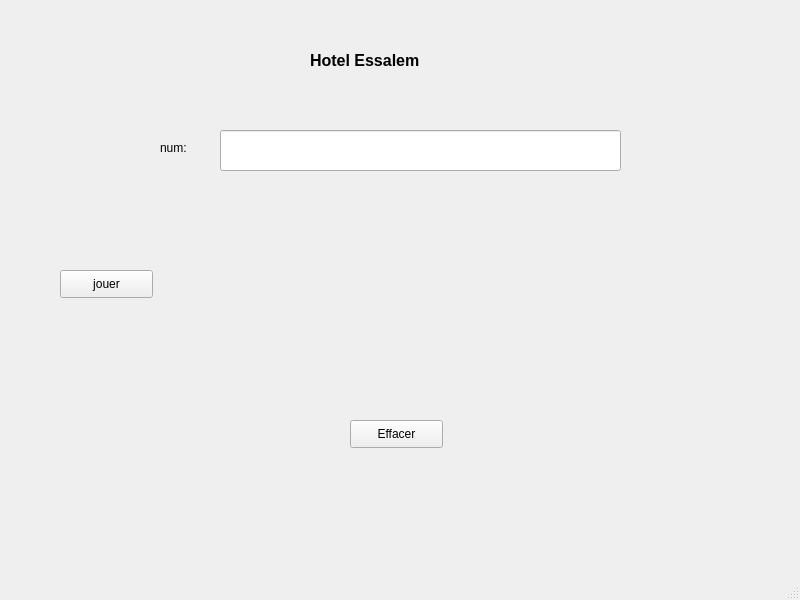
<?xml version="1.0" encoding="UTF-8"?>
<ui version="4.0">
 <class>MainWindow</class>
 <widget class="QMainWindow" name="MainWindow">
  <property name="geometry">
   <rect>
    <x>0</x>
    <y>0</y>
    <width>800</width>
    <height>600</height>
   </rect>
  </property>
  <property name="windowTitle">
   <string>MainWindow</string>
  </property>
  <widget class="QWidget" name="centralwidget">
   <widget class="QLabel" name="label">
    <property name="geometry">
     <rect>
      <x>310</x>
      <y>30</y>
      <width>471</width>
      <height>61</height>
     </rect>
    </property>
    <property name="text">
     <string>&lt;html&gt;&lt;head/&gt;&lt;body&gt;&lt;p&gt;&lt;span style=&quot; font-size:12pt; font-weight:600;&quot;&gt;Hotel Essalem&lt;/span&gt;&lt;/p&gt;&lt;/body&gt;&lt;/html&gt;</string>
    </property>
   </widget>
   <widget class="QLineEdit" name="a">
    <property name="geometry">
     <rect>
      <x>220</x>
      <y>130</y>
      <width>401</width>
      <height>41</height>
     </rect>
    </property>
   </widget>
   <widget class="QPushButton" name="b">
    <property name="geometry">
     <rect>
      <x>60</x>
      <y>270</y>
      <width>93</width>
      <height>28</height>
     </rect>
    </property>
    <property name="text">
     <string>jouer</string>
    </property>
   </widget>
   <widget class="QLabel" name="label_2">
    <property name="geometry">
     <rect>
      <x>160</x>
      <y>140</y>
      <width>41</width>
      <height>16</height>
     </rect>
    </property>
    <property name="text">
     <string>num:</string>
    </property>
   </widget>
   <widget class="QPushButton" name="d">
    <property name="geometry">
     <rect>
      <x>350</x>
      <y>420</y>
      <width>93</width>
      <height>28</height>
     </rect>
    </property>
    <property name="text">
     <string>Effacer</string>
    </property>
   </widget>
   <widget class="QLabel" name="c">
    <property name="geometry">
     <rect>
      <x>170</x>
      <y>230</y>
      <width>451</width>
      <height>111</height>
     </rect>
    </property>
    <property name="text">
     <string/>
    </property>
   </widget>
  </widget>
  <widget class="QMenuBar" name="menubar">
   <property name="geometry">
    <rect>
     <x>0</x>
     <y>0</y>
     <width>800</width>
     <height>26</height>
    </rect>
   </property>
  </widget>
  <widget class="QStatusBar" name="statusbar"/>
 </widget>
 <resources/>
 <connections/>
</ui>
